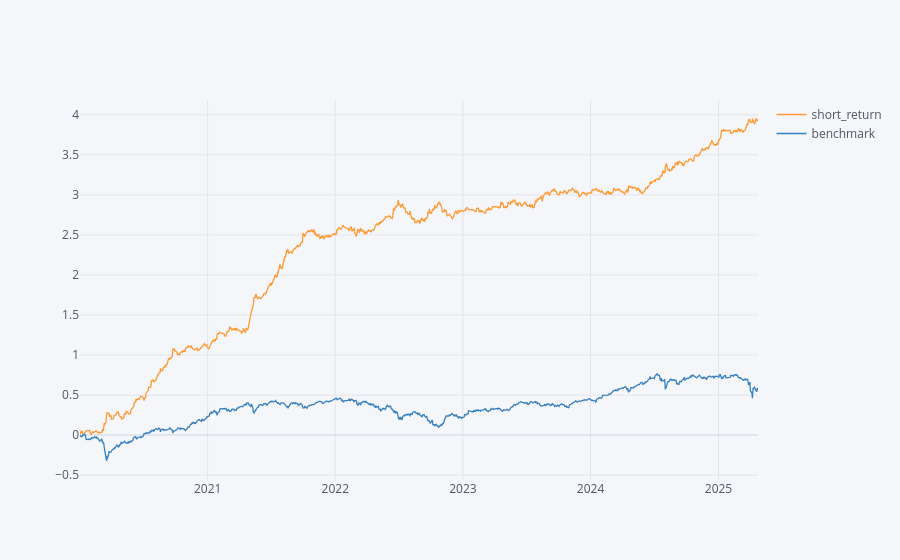
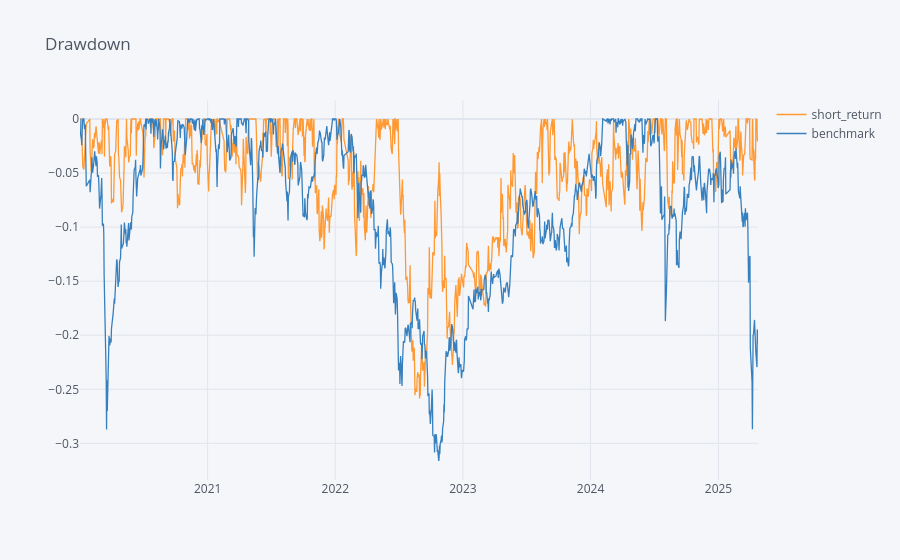
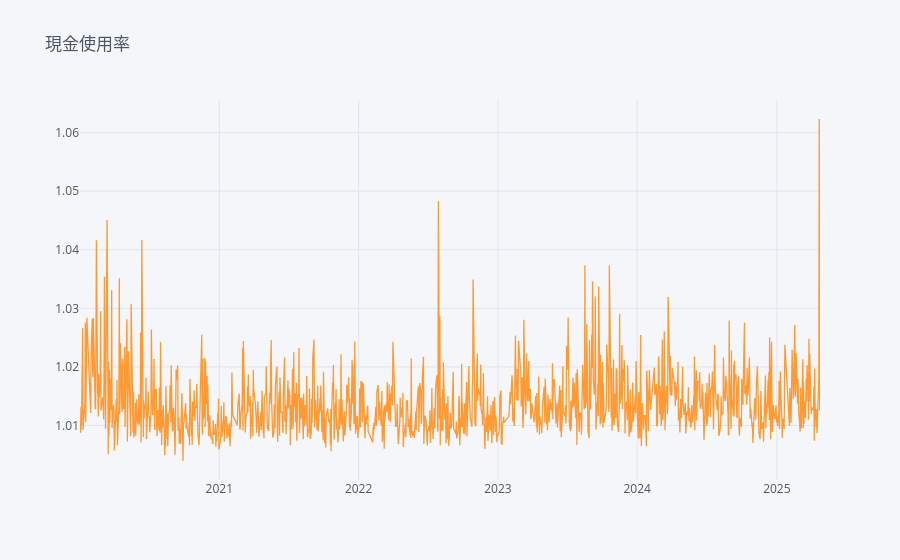

The notebook cell saved with these charts, in order:
### Code cell
import warnings
warnings.filterwarnings("ignore")
display(pd.concat({"CAGR(%)":bt_ret.mean() * 252 * 100,
        'Sharpe' : bt_ret.mean() / bt_ret.std()*252**0.5,
        'Sortino': bt_ret.mean() / bt_ret[bt_ret < 0].std()*252**0.5,
        'Calmar':bt_ret.cagr() / abs(bt_ret.max_drawdown()),
        'MDD(%)' : bt_ret.max_drawdown()*100,
        '單利MDD(%)' : max_drawdown(bt_ret.cumsum().add(1))*100,
        '樣本勝率(%)' : bt_ret.apply(lambda X:((X.dropna()>0).sum() / X.dropna().shape[0])*100),
        '周勝率(%)' : bt_ret.apply(lambda X:((X.dropna().add(1).resample('W').prod().sub(1)>0).sum() / X.dropna().add(1).resample('W').prod().sub(1).dropna().shape[0])*100),
        '月勝率(%)' : bt_ret.apply(lambda X:((X.dropna().add(1).resample('ME').prod().sub(1)>0).sum() / X.dropna().add(1).resample('ME').prod().sub(1).shape[0])*100),
        '年勝率(%)' : bt_ret.apply(lambda X:((X.dropna().add(1).resample('YE').prod().sub(1)>0).sum() / X.dropna().add(1).resample('YE').prod().sub(1).shape[0])*100),
        '預期報酬(bps)':((1 + bt_ret).prod() ** (1 / len(bt_ret)) - 1)*10000,
        '平均交易報酬(%)': bt_ret.apply(lambda x: (x[x != 0].mean()) * 100),
        'avg_win/avg_loss' : bt_ret.apply(lambda X:(X[X > 0].mean() / abs(X[X < 0].mean()))),
        'profit_factor' : bt_ret.profit_factor(),
        },axis = 1).round(2))
bt_ret.cumsum().ffill().iplot()
bt_ret.to_drawdown_series().iplot(title = 'Drawdown')
pd.concat({
    f'({round(weightings.loc["2020-01-02":].sum(axis=1).mean(), 4)})': -1 * weightings.loc["2020-01-02":].sum(axis=1),
}, axis=1).iplot(title='現金使用率')

### Figure 1 — Plotly figure (JSON) as saved in the notebook; plotly's stock layout.template omitted (floating-point values rounded to 4 significant figures; data arrays with more than 128 entries replaced by an {"elided": "..."} marker saying what was removed)
{"data": [{"line": {"color": "rgba(255, 153, 51, 1.0)", "dash": "solid", "shape": "linear", "width": 1.3}, "mode": "lines", "name": "short_return", "text": "", "type": "scatter", "x": {"elided": "1287 str values"}, "y": {"elided": "1287 float values"}}, {"line": {"color": "rgba(55, 128, 191, 1.0)", "dash": "solid", "shape": "linear", "width": 1.3}, "mode": "lines", "name": "benchmark", "text": "", "type": "scatter", "x": {"elided": "1287 str values"}, "y": {"elided": "1287 float values"}}], "layout": {"legend": {"bgcolor": "#F5F6F9", "font": {"color": "#4D5663"}}, "paper_bgcolor": "#F5F6F9", "plot_bgcolor": "#F5F6F9", "title": {"font": {"color": "#4D5663"}}, "xaxis": {"gridcolor": "#E1E5ED", "showgrid": true, "tickfont": {"color": "#4D5663"}, "title": {"font": {"color": "#4D5663"}, "text": ""}, "zerolinecolor": "#E1E5ED"}, "yaxis": {"gridcolor": "#E1E5ED", "showgrid": true, "tickfont": {"color": "#4D5663"}, "title": {"font": {"color": "#4D5663"}, "text": ""}, "zerolinecolor": "#E1E5ED"}}}

### Figure 2 — Plotly figure (JSON) as saved in the notebook; plotly's stock layout.template omitted (floating-point values rounded to 4 significant figures; data arrays with more than 128 entries replaced by an {"elided": "..."} marker saying what was removed)
{"data": [{"line": {"color": "rgba(255, 153, 51, 1.0)", "dash": "solid", "shape": "linear", "width": 1.3}, "mode": "lines", "name": "short_return", "text": "", "type": "scatter", "x": {"elided": "1287 str values"}, "y": {"elided": "1287 float values"}}, {"line": {"color": "rgba(55, 128, 191, 1.0)", "dash": "solid", "shape": "linear", "width": 1.3}, "mode": "lines", "name": "benchmark", "text": "", "type": "scatter", "x": {"elided": "1287 str values"}, "y": {"elided": "1287 float values"}}], "layout": {"legend": {"bgcolor": "#F5F6F9", "font": {"color": "#4D5663"}}, "paper_bgcolor": "#F5F6F9", "plot_bgcolor": "#F5F6F9", "title": {"font": {"color": "#4D5663"}, "text": "Drawdown"}, "xaxis": {"gridcolor": "#E1E5ED", "showgrid": true, "tickfont": {"color": "#4D5663"}, "title": {"font": {"color": "#4D5663"}, "text": ""}, "zerolinecolor": "#E1E5ED"}, "yaxis": {"gridcolor": "#E1E5ED", "showgrid": true, "tickfont": {"color": "#4D5663"}, "title": {"font": {"color": "#4D5663"}, "text": ""}, "zerolinecolor": "#E1E5ED"}}}

### Figure 3 — Plotly figure (JSON) as saved in the notebook; plotly's stock layout.template omitted (floating-point values rounded to 4 significant figures; data arrays with more than 128 entries replaced by an {"elided": "..."} marker saying what was removed)
{"data": [{"line": {"color": "rgba(255, 153, 51, 1.0)", "dash": "solid", "shape": "linear", "width": 1.3}, "mode": "lines", "name": "(-1.0136)", "text": "", "type": "scatter", "x": {"elided": "1287 str values"}, "y": {"elided": "1287 float values"}}], "layout": {"legend": {"bgcolor": "#F5F6F9", "font": {"color": "#4D5663"}}, "paper_bgcolor": "#F5F6F9", "plot_bgcolor": "#F5F6F9", "title": {"font": {"color": "#4D5663"}, "text": "現金使用率"}, "xaxis": {"gridcolor": "#E1E5ED", "showgrid": true, "tickfont": {"color": "#4D5663"}, "title": {"font": {"color": "#4D5663"}, "text": ""}, "zerolinecolor": "#E1E5ED"}, "yaxis": {"gridcolor": "#E1E5ED", "showgrid": true, "tickfont": {"color": "#4D5663"}, "title": {"font": {"color": "#4D5663"}, "text": ""}, "zerolinecolor": "#E1E5ED"}}}
